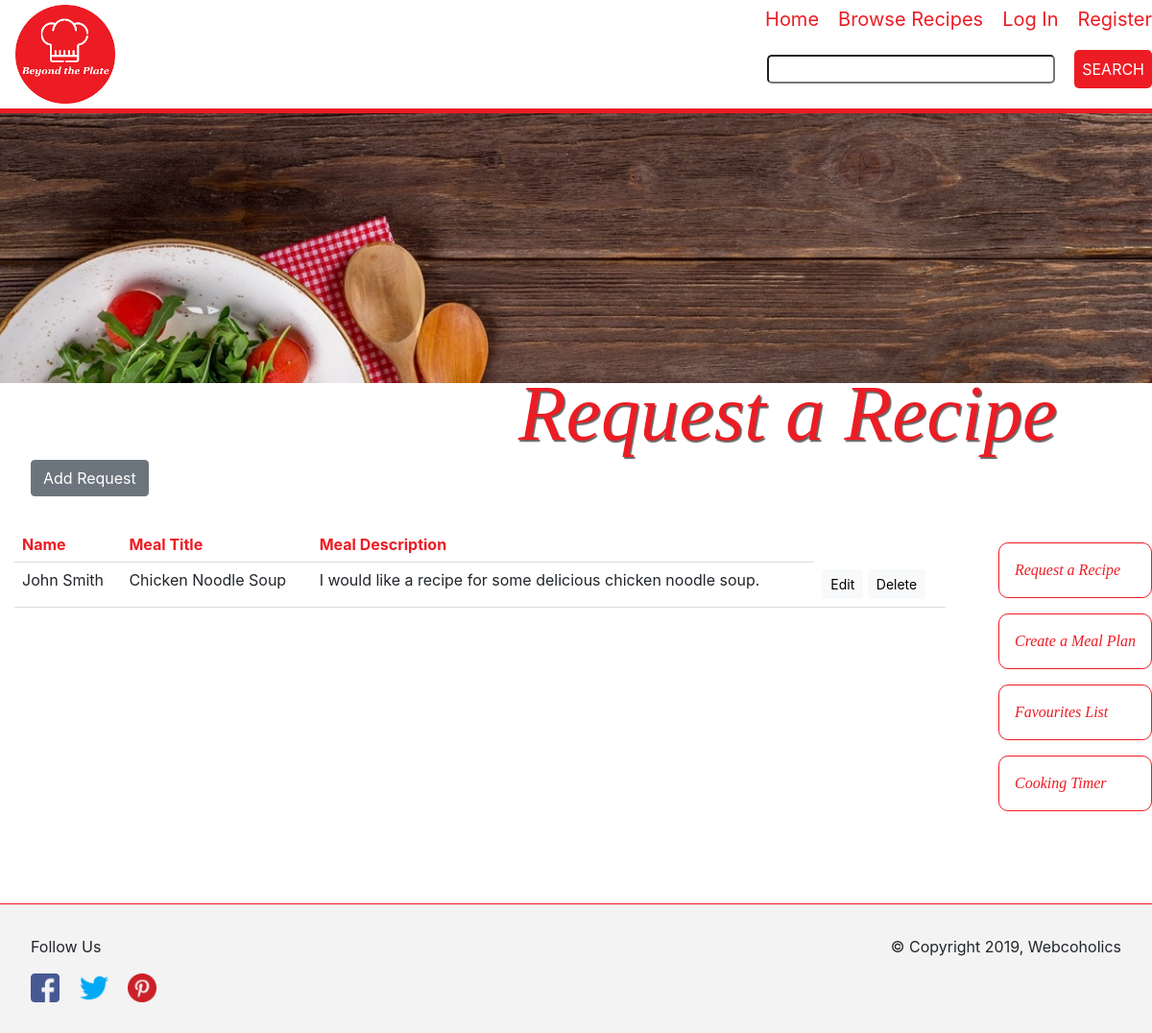
Screenshot of /request.php with the database file from the repository.
### tables this page shows
CREATE TABLE `recipe_requests` (
  `id` int(6) NOT NULL,
  `user_id` int(10) NOT NULL,
  `title` varchar(100) NOT NULL,
  `description` varchar(500) NOT NULL,
  `is_deleted` int(1) NOT NULL DEFAULT '0',
  `created_date` int(10) NOT NULL,
  `modified_date` int(10) NOT NULL
);

CREATE TABLE `users` (
  `id` int(10) NOT NULL,
  `email` varchar(50) NOT NULL,
  `password` varchar(256) NOT NULL,
  `first_name` varchar(50) NOT NULL,
  `last_name` varchar(50) NOT NULL,
  `last_login` int(10) NOT NULL,
  `role` int(1) NOT NULL,
  `is_deleted` int(1) NOT NULL DEFAULT '0',
  `created_date` int(10) NOT NULL,
  `modified_date` int(10) NOT NULL
);

### lib/classes/Database.php (called while the page is built, shortened)
<?php
    class Database {
        private static $user = 'root';
        private static $pass = '';
        private static $dsn = 'mysql:host=localhost;dbname=cookbook';
        private static $dbh;
        public static function getDb() {
            if(!isset(self::$dbh)){
                try {
                    self::$dbh = new PDO(self::$dsn, self::$user, self::$pass);
                    self::$dbh->setAttribute(PDO::ATTR_ERRMODE, PDO::ERRMODE_EXCEPTION);
                } catch (PDOException $e) {
                    $errMsg = $e->getMessage();
                    include 'views/customError.php';
                    exit();
                }
            }
            return self::$dbh;
        }
    }
?>

### lib/classes/Requestrecipe.php (called while the page is built, shortened)
<?php
class Requestrecipe extends Page
{
    public function getAllRequests($db){
		$sql = "SELECT first_name, last_name, recipe_requests.id, title, description, recipe_requests.is_deleted FROM users
		INNER JOIN recipe_requests ON users.id = recipe_requests.user_id
		WHERE recipe_requests.is_deleted = 0";
		$pdostm = $db->prepare($sql);
		$pdostm->execute();
		$requests = $pdostm->fetchAll(PDO::FETCH_OBJ);
		return $requests;
	}
  public function displayRequestRecipe() {
      require_once 'views/reciperequest/requestrecipe.php';
  }
}
?>

### views/reciperequest/requestrecipe.php (the view, shortened to what this page needs)
<?php
require_once('lib/classes/Database.php');
  $page = new Requestrecipe('Recipe Request');
  $listrequests = $page->getAllRequests(Database::getDb());
  ?>
<main id="main">
  <div id="banner">
    <p class="banner-content-request">Request a Recipe</p>
    <img id="banner-image" src="images/homepage-categories/appetizer-dark-delicious-326279.jpg" alt="Picture of table with salad">
  </div>
  <button type="submit" class="btn btn-secondary"  id="create-modal-btn">Add Request</button>
  <div class="page-wrapper flex-container">
    <div class="col-12 col-md-10">
     <table class="table" id="request-tbl">
      <thead>
        <tr>
          <th>Name</th>
          <th>Meal Title</th>
          <th>Meal Description</th>
        </tr>
      </thead>
      <tbody>
        <?php foreach($listrequests as $request): ?>
        <tr>
          <td><?php echo $request->first_name . " " . $request->last_name; ?></td>
          <td><?php echo $request->title; ?></td>
          <td><?php echo $request->description; ?></td>
          <td><a href="views/reciperequest/editrequest.php?id=<?php echo $request->id ?>" class="btn btn-light btn-sm" >Edit</a>
              <a href="views/reciperequest/deleterequest.php?id=<?php echo $request->id ?>" class="btn btn-light btn-sm" >Delete</a>
          </td>
        </tr>
        <?php endforeach; ?>
       </tbody>
      </table>
    </div>
    <aside id=" request-sidebar">
      <ul id="sidebar-nav">
        <a href="#"><li>Request a Recipe</li></a>
        <a href="#"><li>Create a Meal Plan</li></a>
        <a href="#"><li>Favourites List</li></a>
        <a href="#"><li>Cooking Timer</li></a>
      </ul>
    </aside>
 </div>
</main>

### request.php (shortened to what this page needs)
<?php
 $page = new Requestrecipe('Recipe Request');
?>
<html lang="en">
<head>
  <link rel="stylesheet" href="https://maxcdn.bootstrapcdn.com/bootstrap/4.0.0/css/bootstrap.min.css">
  <link rel="stylesheet" type="text/css" href="css/cookbook.css">
</head>
<body>
  <?php
    echo $page->generateHeader();
    echo $page->displayRequestRecipe();
    echo $page->generateFooter();
  ?>
</body>
</html>

### views/header.php (shortened to what this page needs)
<header id="header">
  <div class="page-wrapper flex-container">
    <div id="site-info" class="flex-container">
      <a href="index.php">
        <div id="logo-container">
          <img src="images/logo3.png" alt="Beyond the Plate Logo">
        </div>
      </a>
    </div>
    <div id="search-and-nav" class="flex-container">
      <nav id="main-nav">
        <?php
          echo $this->generateMenuLinks();
        ?>
      </nav>
      <form id="search-form">
        <input id="search-bar" type="text" name="search_bar">
        <input id="submit-button" type="submit" name="submit_button" value="Search">
      </form>
    </div>
  </div>
</header>

### lib/classes/Page.php (shortened to what this page needs)
<?php
class Page
{
    private $navLinks;
    public function setNav($custLinks) {
        if($custLinks) {
            $this->navLinks = array_merge(self::DEFAULT_LINKS, $custLinks);
        }
        else {
            $this->navLinks = self::DEFAULT_LINKS;
        }
    }
    private function generateMenuLinks() {
        $returnString ='<ul class="menu">';
        foreach($this->navLinks as $linkName => $linkPath)
        {
            if(isset($_SESSION["user"]))
            {
                if($linkName=="Log In")
                {
                    $returnString .= '<li><a href="logout.php">Logout</a></li><li><a href="userdash.php">Dashboard</a></li>';
                }
                else
                {
                    $returnString .= '<li><a href="' . $linkPath . '">';
                    $returnString .= $linkName . '</a></li>';
                }
            }
            else
            {
                $returnString .= '<li><a href="' . $linkPath . '">';
                $returnString .= $linkName . '</a></li>';
            }
        }
        $returnString .= '</ul>';
        return $returnString;
    }
    public function generateHeader() {
        require_once 'views/header.php';
    }
    public function generateFooter() {
        require_once 'views/footer.php';
    }
}
?>

### views/footer.php (shortened to what this page needs)
<footer id="footer">
  <div class="page-wrapper flex-container">
    <div id="social-media-icons">
      <div class="social-media-text">Follow Us</div>
      <a href="https://www.facebook.com">
        <div class="icon-container">
          <img class="sm-icon" src="images/facebook.png" alt="Facebook Icon">
        </div>
      </a>
      <a href="https://www.twitter.com">
        <div class="icon-container">
          <img class="sm-icon" src="images/twitter.png" alt="Twitter Icon">
        </div>
      </a>
      <a href="https://www.pinterest.com">
        <div class="icon-container">
          <img class="sm-icon" src="images/pinterest.png" alt="Pinterest Icon">
        </div>
      </a>
    </div>
    <span id="copyright-info">&copy; Copyright 2019, Webcoholics</span>
  </div>
</footer>

### css/cookbook.css (style rules this page uses)
html { box-sizing: border-box; font-size: 16px; font-family: 'Roboto', sans-serif; color: #ed1c24; }
*, *::before, *::after { box-sizing: inherit; }
body { margin: 0; box-sizing: border-box; }
img { width: 100%; height: auto; }
a { color: #ed1c24; text-decoration: none; }
.page-wrapper { max-width: 1200px; margin: 0 auto; }
.flex-container { display: flex; flex-flow: row wrap; justify-content: space-between; }
#header { border-bottom: 5px solid #ed1c24; padding: 0.3em 0; background-color: #ffffff; }
#site-info, #search-and-nav { flex: 50%; }
#logo-container { max-width: 50%; margin-left: 1em; }
#search-form { flex: 100%; text-align: right; }
#search-bar { width: 50%; height: 30px; border-radius: 5px; }
#submit-button { background-color: #ed1c24; padding: 0.5em; border-radius: 5px; border: none; color: #ffffff; text-transform: uppercase; margin-left: 1em; }
#main-nav { flex: 100%; text-align: right; }
#main-nav li { display: inline-block; margin-left: 1em; font-size: 20px; }
#banner { margin-bottom: 3em; }
#banner-image { max-width: 100%; height: auto; }
#main { margin: 0 0 5em 0; }
#main a { color: #000000; }
#sidebar-nav { list-style: none; padding: 0; }
#sidebar-nav li { font-family: Georgia; font-style: italic; color: #ed1c24; padding: 1em; border: 1px solid #ed1c24; border-radius: 10px; margin: 1em 0; }
#footer { background-color: #f3f3f3; border-top: 1px solid #ed1c24; padding: 2em; }
.icon-container { max-width: 30px; display: inline-block; margin-right: 1em; }
.social-media-text { margin-bottom: 1em; }
#social-media-icons { flex: 50%; }
#copyright-info { flex: 50%; text-align: right; }
#meal-plan-cal th, td { border: 1px solid #000; }
.ingredients th, td { border: 1px solid #000; padding: 1em 1em; }
.banner-content-request { font-family: Georgia; font-style: italic; font-size:calc(3vw + 3vh + 2vmin); color: #ed1c24; position:absolute; text-align: center; left: 50%; margin-left: -60px; top: 40%; margin-top: -60px; text-shadow: 1.5px 1.5px 1px #656565; width: auto; }
#request-tbl th, #request-tbl td { padding: 8px; text-align: left; border-bottom: 1px solid #dddddd; border-top: none; border-left: none; border-right: none; }
#request-tbl th { color: #ed1c24; }
#create-modal-btn { margin: 2em; }
input[type="submit"] { padding:5px 20px; border:#000000 1px solid; border-radius: 4px; background-color:#09f;color:#fff; }

### rows the page displays
recipe_requests: user.first_name "John", user.last_name "Smith", title "Chicken Noodle Soup", description "I would like a recipe for some delicious chicken noodle soup."

### other values shown
$linkName "Home"
$linkName "Browse Recipes"
$linkName "Log In"
$linkName "Register"
